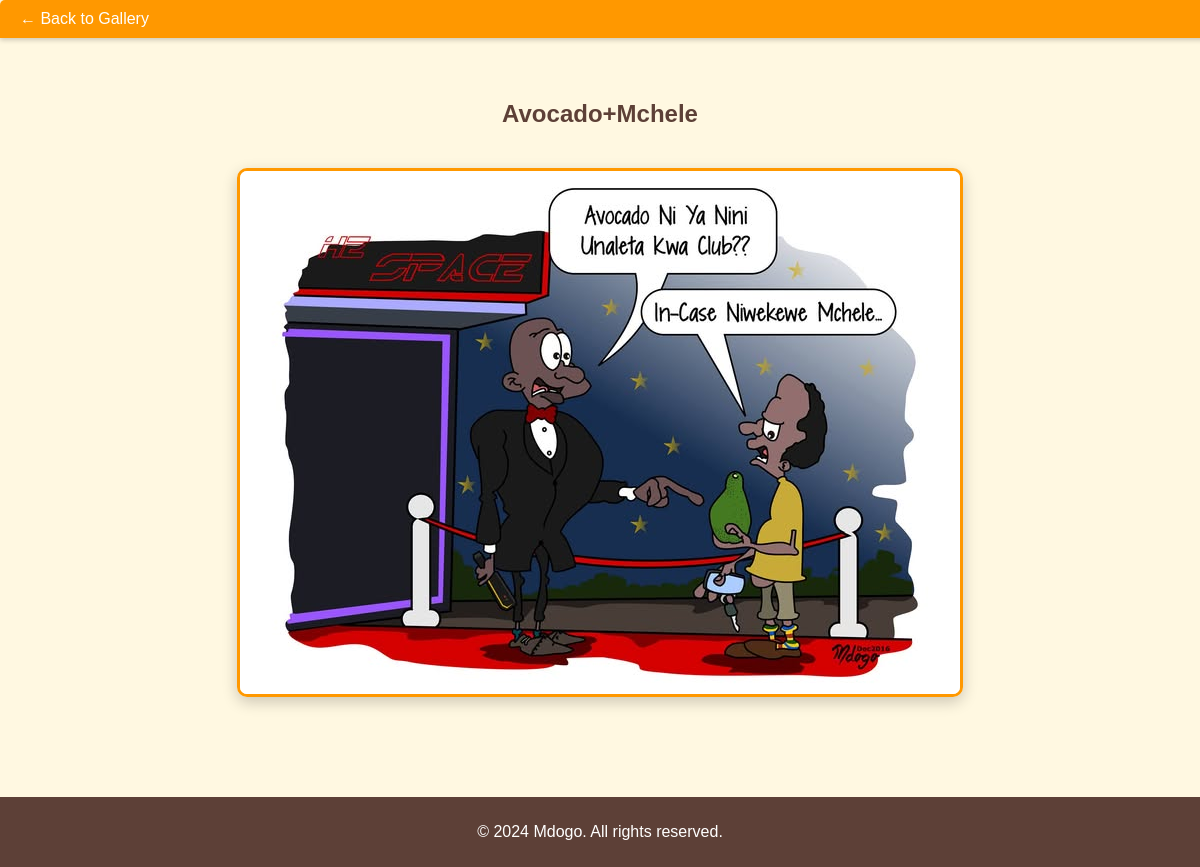
The app's page /cartoon/10/ with its own data.
### portfolio/models.py (models this page shows, shortened)
class Cartoon(models.Model):
    title = models.CharField(max_length=100)
    description = models.TextField(blank=True)
    image = models.ImageField(upload_to='cartoons/')
    created_at = models.DateField(auto_now_add=True)

### portfolio/views.py (the view)
# urls.py: path('cartoon/<int:pk>/', views.cartoon_detail, name='cartoon_detail'),
def cartoon_detail(request, pk):
    cartoon = get_object_or_404(Cartoon, pk=pk)
    return render(request, 'cartoon_detail.html', {'cartoon': cartoon})

### portfolio/templates/cartoon_detail.html (shortened to what this page needs)
<!DOCTYPE html>
<html lang="en">
<head>
    {% load static %}
    <link rel="stylesheet" href="{% static 'css/style.css' %}">
</head>
<body>
    <header>
        <a href="{% url 'home' %}" style="text-decoration: none; color: inherit;">← Back to Gallery</a>
    </header>
    <section id="cartoon-detail">
        <h1>{{ cartoon.title }}</h1>
        <img src="{{ cartoon.image.url }}" alt="{{ cartoon.title }}" style="max-width: 100%; height: auto; margin: 20px 0;">
    </section>
    <footer>
        <p>&copy; 2024 Mdogo. All rights reserved.</p>
    </footer>
</body>
</html>

### static/css/style.css (style rules this page uses)
body { font-family: Arial, sans-serif; margin: 0; margin-top: 60px; padding: 0; background-color: #FFF8E1; color: #5D4037; }
header { position: fixed; top: 0; left: 0; width: 100%; background-color: #FF9800; color: #FFF; padding: 10px 20px; display: flex; justify-content: space-between; align-items: center; box-shadow: 0px 2px 5px rgba(0, 0, 0, 0.2); z-index: 1000; border-radius: 5px 5px 0 0; margin-left: 0px; margin-right: 0px; }
section { padding: 20px; text-align: center; margin-bottom: 40px; }
footer { background-color: #5D4037; color: white; padding: 10px 20px; text-align: center; }
#cartoon-detail { text-align: center; padding: 20px; background-color: #FFF8E1; color: #5D4037; }
#cartoon-detail img { border: 3px solid #FF9800; border-radius: 10px; box-shadow: 0px 5px 15px rgba(0, 0, 0, 0.2); }

### records on screen
Cartoon: title "Avocado+Mchele", image (picture)
